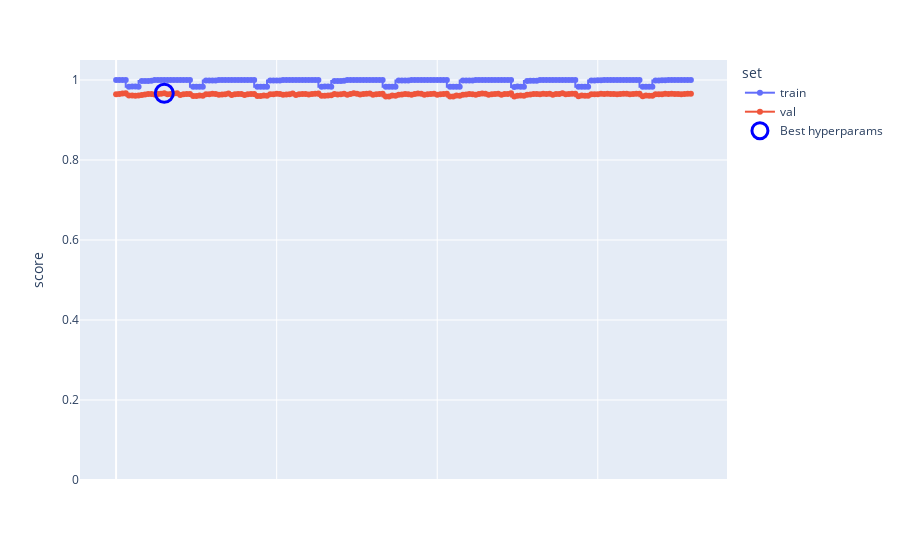

This figure's notebook cell:
### Markdown cell above
## Addestramento Random Forest standard

In questa sezione addestriamo quindi la RF con dati `raw`, ovvero dati in cui non è stata fatta nessuna operazione di **feature-engineering**

Come al solito, verrà effettuato un ***tuning*** degli iperparametri ottimali

### Code cell
pipe_rf = Pipeline([
    ('rf', RandomForestClassifier(random_state=42))
])

param_grid_rf = {
    'rf__n_estimators': [50, 100, 200,500],
    'rf__max_depth': [None, 10, 15, 20,50],
    'rf__criterion': ['gini', 'entropy', 'log_loss'],
    'rf__class_weight': [None,'balanced','balanced_subsample']
}
mean_train_scores, mean_test_scores, params, best_rf = iperparametri_ott_pipe(pipe_rf, param_grid_rf, X_train, y_train)
plot_hyperp(mean_train_scores, mean_test_scores, params)

clf  = best_rf.named_steps['rf']
print(f"Best pipeline\n\tn_estimators: {clf.n_estimators}\n\tmax_depth: {clf.max_depth}\
      \n\tcriterion: {clf.criterion}\n\tclass_weight: {clf.class_weight}\n")

### Figure 1 — Plotly figure (JSON) as saved in the notebook; plotly's stock layout.template omitted (floating-point values rounded to 4 significant figures; data arrays with more than 128 entries replaced by an {"elided": "..."} marker saying what was removed)
{"data": [{"customdata": {"elided": "180x1 str values"}, "hovertemplate": "set=train<br>score=%{y}<br>hyperparams=%{customdata[0]}<extra></extra>", "legendgroup": "train", "line": {"color": "#636efa", "dash": "solid", "shape": "vh"}, "marker": {"symbol": "circle"}, "mode": "markers+lines", "name": "train", "orientation": "v", "showlegend": true, "type": "scatter", "x": {"elided": "180 int values"}, "xaxis": "x", "y": {"elided": "180 float values"}, "yaxis": "y"}, {"customdata": {"elided": "180x1 str values"}, "hovertemplate": "set=val<br>score=%{y}<br>hyperparams=%{customdata[0]}<extra></extra>", "legendgroup": "val", "line": {"color": "#EF553B", "dash": "solid", "shape": "vh"}, "marker": {"symbol": "circle"}, "mode": "markers+lines", "name": "val", "orientation": "v", "showlegend": true, "type": "scatter", "x": {"elided": "180 int values"}, "xaxis": "x", "y": {"elided": "180 float values"}, "yaxis": "y"}, {"marker": {"color": "blue", "line": {"color": "blue", "width": 3}, "size": 18, "symbol": "circle-open"}, "mode": "markers", "name": "Best hyperparams", "type": "scatter", "x": [15], "y": [0.9668]}], "layout": {"legend": {"title": {"text": "set"}, "tracegroupgap": 0}, "margin": {"t": 60}, "xaxis": {"anchor": "y", "domain": [0, 1], "showticklabels": false, "title": {"text": ""}}, "yaxis": {"anchor": "x", "domain": [0, 1], "range": [0, 1.05], "title": {"text": "score"}}}}
